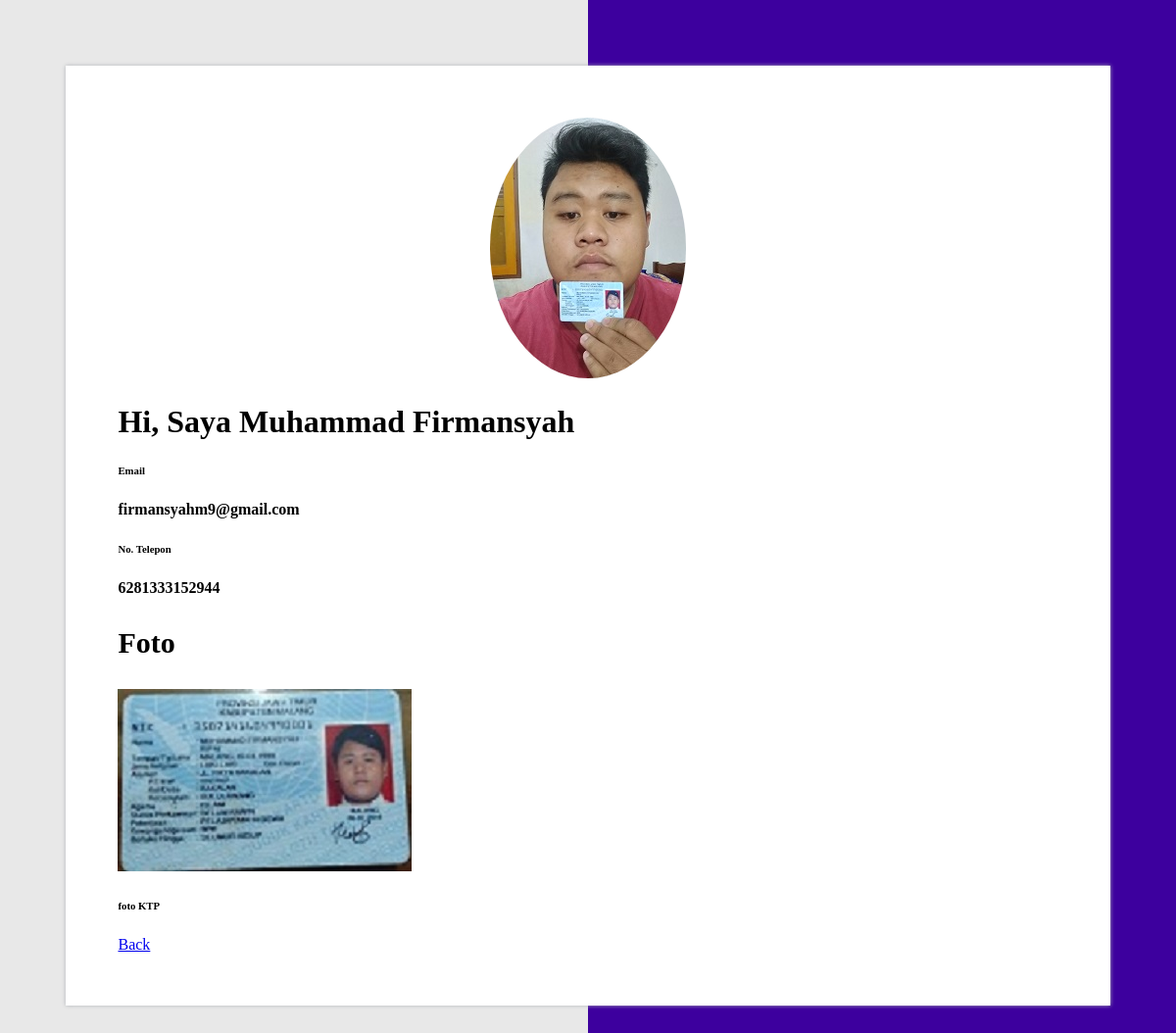
/script/profile_penyewa.php (signed in), run on the app's committed database.
### tables this page shows
CREATE TABLE `penyewa` (
  `username` varchar(20) NOT NULL,
  `password` varchar(20) NOT NULL,
  `id_penyewa` int(100) NOT NULL,
  `nama_penyewa` varchar(100) NOT NULL,
  `email_penyewa` varchar(50) NOT NULL,
  `notelp_penyewa` varchar(20) NOT NULL,
  `noktp_penyewa` varchar(20) NOT NULL,
  `gamktp_penyewa` varchar(100) NOT NULL,
  `gamselfie_penyewa` varchar(100) NOT NULL
);

### script/profile_penyewa.php (the view, shortened to what this page needs)
<!DOCTYPE html>
<html lang="en">
<head>
    <link href="css/profile.css" rel="stylesheet">
</head>
<?php
    include "koneksi.php";
?>
<body>
    <?php
    $id=$_SESSION["id_penyewa"];
    $sql= "SELECT * FROM penyewa WHERE id_penyewa='$id' ";
    $result = mysqli_query($mysqli,$sql);
    while($rows = mysqli_fetch_array($result))
        {
    ?>
    <div class="container portfolio">
        <div class="bio-info">
            <div class="row">
                <div class="col-md-6">
                    <div class="row">
                        <div class="col-md-12">
                            <div class="bio-image">
                                <img src="./gambarPenyewa/selfieKtp/<?php echo $rows['gamselfie_penyewa']?>" alt="image" />
                            </div>
                        </div>
                    </div>
                </div>
                <div class="col-md-6">
                    <div class="bio-content">
                        <h1>Hi, Saya <?php echo $rows['nama_penyewa']?></h1>
                        <h6>Email</h6>
                        <h4><?php echo $rows['email_penyewa'] ?></h4>
                        <h6>No. Telepon</h6>
                        <h4><?php echo $rows['notelp_penyewa']?></h4>
                        <p>Foto</p>
                        <div class="row">
                            <div class="col-md-6">
                                <div class="card" style="width: 18rem;">
                                    <img class="card-img-top" src="./gambarPenyewa/ktp/<?php echo $rows['gamktp_penyewa']?>" alt="Card image cap">
                                </div>
                                <h6>foto KTP</h6>
                            </div>
                        </div>
                        <a href="main-page.php" class="btn btn-primary btn-lg active" role="button" aria-pressed="true">Back</a>
                    </div>
                </div>
                <?php } ?>
            </div>
        </div>
    </div>
</body>
</html>

### script/css/profile.css (style rules this page uses)
body { background: linear-gradient(90deg, #e8e8e8 50%, #3d009e 50%); }
.portfolio { padding:5%; text-align:center; }
.bio-info { padding: 5%; background:#fff; box-shadow: 0px 0px 4px 0px #b0b3b7; }
.bio-image { text-align:center; }
.bio-image img { border-radius:50%; }
.bio-content { text-align:left; }
.bio-content p { font-weight:600; font-size:30px; }

### data on the page
penyewa: gamselfie_penyewa (picture), nama_penyewa "Muhammad Firmansyah", email_penyewa "firmansyahm9@gmail.com", notelp_penyewa "6281333152944", gamktp_penyewa (picture)
